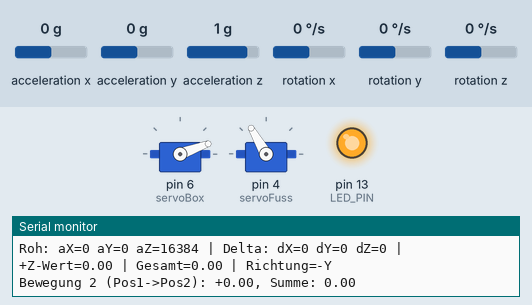
Recording of a sketch running on a simulated Arduino Uno, built with avr-gcc and run on an emulated ATmega328P. On the bench: 2 × servo, output pins drawn as LEDs (lit = HIGH), the last lines printed to the serial monitor. Wiring (inferred from the names in the program): MPU-6050 motion sensor at I2C address 0x68. The test bench sets the inputs (shaded band); at power-on: acceleration x 0 g, acceleration y 0 g, acceleration z 1 g, rotation x 0 °/s, rotation y 0 °/s, rotation z 0 °/s. Random numbers use the default seed unless the sketch sets one.

Above: at 1.5 s.
1.6 s: acceleration x set to -1.4 g
At 1.88 s:
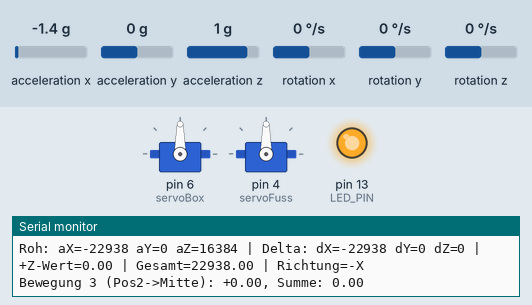
4.9 s: acceleration y set to -1.4 g
At 7.4 s:
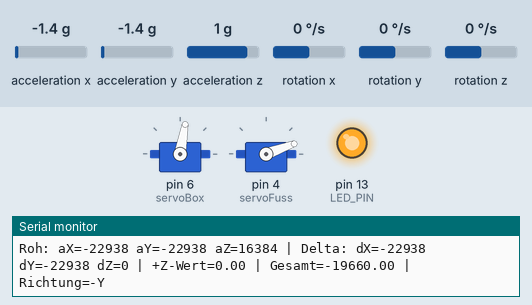
8.2 s: acceleration z set to -1.4 g
At 11.3 s:
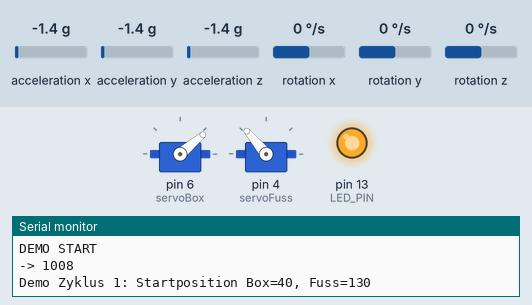
Timing chart, 0 to 35.3 s (numbered marks = the images above; inputs shaded):
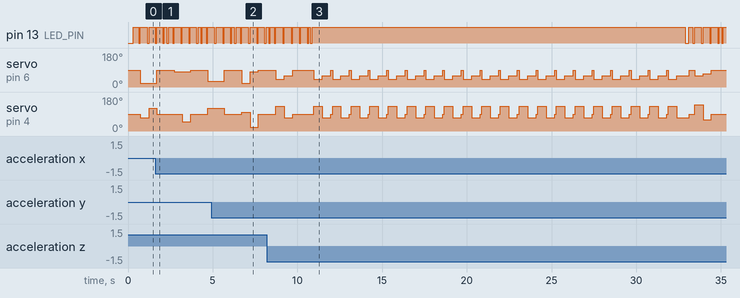

The sketch:

selbstlernend.ino
```cpp
// ===========================
// === BIBLIOTHEKEN ===
// ===========================
#include "Servo.h" // Servo-Bibliothek fuer Motorsteuerung
#include "Wire.h"  // I2C-Bibliothek fuer Sensorkommunikation
#include <math.h>  // Mathematische Funktionen (sqrt, etc.)

// ===========================
// === SERVOS ===
// ===========================
Servo servoBox;  // Servo-Objekt fuer Box-Bewegung
Servo servoFuss; // Servo-Objekt fuer Fuss-Bewegung

// Bewegungsbereiche und Schrittweiten
const int bewegungsBereich1[] = {20, 90}; // Bereich fuer Servo Box (Min, Max)
const int bewegungsBereich2[] = {20, 150}; // Bereich fuer Servo Fuss (Min, Max)
const int schrittweite1 = 10; // Schrittweite fuer Servo Box
const int schrittweite2 = 10; // Schrittweite fuer Servo Fuss

// Berechnete Werte
int anzahlSchritte1 = (bewegungsBereich1[1] - bewegungsBereich1[0]) / schrittweite1; // Anzahl Schritte fuer Servo Box
int anzahlSchritte2 = (bewegungsBereich2[1] - bewegungsBereich2[0]) / schrittweite2; // Anzahl Schritte fuer Servo Fuss

// ===========================
// === LED-KONFIGURATION ===
// ===========================
const int LED_PIN = 13; // Pin fuer Status-LED (meist eingebaute LED)

// ===========================
// === SENSOR-KONFIGURATION ===
// ===========================
const int MPU_ADDR = 0x68; // I2C-Adresse des MPU-6050 Sensors

// Sensor-Rohdaten
int16_t accelerometer_x, accelerometer_y, accelerometer_z; // Beschleunigungssensor-Werte
int16_t gyro_x, gyro_y, gyro_z;                           // Gyroskop-Werte
int16_t temperature;                                       // Temperatur-Wert
char acc_z;                                                // Variable fuer Z-Achsen-Bewegung

// ===========================
// === LERN-ALGORITHMUS ===
// ===========================
int neuePositionen1[] = {0, 0};          // Neue Positionen fuer Servo Box (Start, Ziel)
int neuePositionen2[] = {0, 0};          // Neue Positionen fuer Servo Fuss (Start, Ziel)
volatile float bestePositionen[] = {50, 50, 50, 50, 0}; // Beste Positionen: [Box1, Fuss1, Box2, Fuss2, Bewegung] - mit sinnvollen Startwerten

// Basis-Werte fuer Bewegungserkennung
int16_t basis_x = 0, basis_y = 0, basis_z = 0; // Ruhe-Referenzwerte
bool basisKalibriert = false; // Wurde die Basis bereits kalibriert?

// ===========================
// === SYSTEM-VARIABLEN ===
// ===========================
static int schleifenZaehler = 0; // Zaehler fuer Hauptschleifen-Durchlaeufe
static int startPhase = 0;       // Aktueller Status der Lernphasen
int versuche = 0;                // Zaehler fuer Lernversuche
int lernFortschritt = 0;         // Zaehler fuer erfolgreiche Lernschritte

// Lern-Parameter
const int MAX_VERSUCHE = 5;     // Maximale Anzahl Versuche pro Lernzyklus
const int MIN_ERFOLGE = 3;       // Minimale Anzahl Erfolge fuer Demo

// Globale Bewegungsmessung
float aktuelleBewegung = 0.0;   // Gesamtbewegungswert für aktuelle Sequenz

// Demonstrations-Variablen
int demonstrationMax = 20;        // Maximale Anzahl an Demonstrationen
int demonstrationZyklus = 0;     // Aktueller Demonstrations-Zyklus (0-4)
int demonstrationSchritt = 0;    // Aktueller Schritt im Zyklus (0=Start, 1=Mitte, 2=Ziel)
unsigned long letzteAktion = 0;  // Zeitpunkt der letzten Demonstrations-Aktion

// ===========================
// === HILFSFUNKTIONEN ===
// ===========================
char tmp_str[7]; // Temporaerer String-Puffer fuer Zahlkonvertierung

// Konvertiert int16 zu String mit fester Laenge fuer Debug-Ausgaben
char* convert_int16_to_str(int16_t i) {
  sprintf(tmp_str, "%6d", i);
  return tmp_str;
}

void setup() {
  // === Serielle Kommunikation initialisieren ===
  Serial.begin(9600); // Starte die serielle Kommunikation fuer Debug-Ausgaben
  Serial.println("=== Selbstlernender Roboter startet ===");

  // === LED initialisieren ===
  pinMode(LED_PIN, OUTPUT);
  digitalWrite(LED_PIN, LOW); // LED initial ausschalten

  // === Servo-Motoren initialisieren ===
  servoBox.attach(6);   // Verbinde Servo Box mit Pin 6
  servoFuss.attach(4);  // Verbinde Servo Fuss mit Pin 4
  Serial.println("Servos initialisiert");

  // === MPU-6050 Sensor initialisieren ===
  Serial.println("Starte Wire.begin()");
  Wire.begin();
  Serial.println("Wire.begin() abgeschlossen");

  Serial.println("Starte I2C-Übertragung an MPU-6050");
  Wire.beginTransmission(MPU_ADDR); // Startet eine Uebertragung an den I2C-Slave (GY-521 Board)
  Serial.println("Schreibe PWR_MGMT_1 Register (0x6B)");
  Wire.write(0x6B); // PWR_MGMT_1 Register
  Serial.println("Setze Wert auf 0 (Wakeup)");
  Wire.write(0);     // auf null setzen (weckt den MPU-6050 auf)
  Serial.println("Beende I2C-Übertragung");
  Wire.endTransmission(true);

  Serial.println("Warte 100ms nach Initialisierung");
  delay(100); // Kurze Pause nach Initialisierung, damit der Sensor hochfahren kann
  Serial.println("MPU-6050 Sensor initialisiert");

  Serial.println("=== Initialisierung abgeschlossen ===");
  Serial.println();
}

// ===========================
// === HAUPTFUNKTIONEN ===
// ===========================

/**
 * Liest Sensordaten vom MPU-6050 und berechnet die +Z Bewegung
 * @return float - Optimierungswert für +Z Bewegung (nach oben/springen)
 */
float pruefeBewegung() {
  // === Sensor-Daten abfragen ===
  Wire.beginTransmission(MPU_ADDR);
  Wire.write(0x3B); // Startet mit Register 0x3B (ACCEL_XOUT_H)
  Wire.endTransmission(false); // Verbindung aktiv halten fuer weiteres Lesen
  Wire.requestFrom(MPU_ADDR, 7*2, true); // Fordert 14 Register an (7 x 2 Bytes)

  // === Register auslesen ===
  accelerometer_x = Wire.read()<<8 | Wire.read(); // X-Beschleunigung (0x3B, 0x3C)
  accelerometer_y = Wire.read()<<8 | Wire.read(); // Y-Beschleunigung (0x3D, 0x3E)
  accelerometer_z = Wire.read()<<8 | Wire.read(); // Z-Beschleunigung (0x3F, 0x40)
  temperature     = Wire.read()<<8 | Wire.read(); // Temperatur (0x41, 0x42)
  gyro_x          = Wire.read()<<8 | Wire.read(); // X-Rotation (0x43, 0x44)
  gyro_y          = Wire.read()<<8 | Wire.read(); // Y-Rotation (0x45, 0x46)
  gyro_z          = Wire.read()<<8 | Wire.read(); // Z-Rotation (0x47, 0x48)

  // === Einmalige Basis-Kalibrierung ===
  if (!basisKalibriert) {
    basis_x = accelerometer_x;
    basis_y = accelerometer_y;
    basis_z = accelerometer_z;
    basisKalibriert = true;
    Serial.println("=== SENSOR KALIBRIERT ===");
    Serial.println("Basis-Werte: X=" + String(basis_x) + ", Y=" + String(basis_y) + ", Z=" + String(basis_z));
  }

  // === Bewegung als Abweichung von der Ruhelage berechnen ===
  int16_t delta_x = accelerometer_x - basis_x;
  int16_t delta_y = accelerometer_y - basis_y;
  int16_t delta_z = accelerometer_z - basis_z;

  // === +Z OPTIMIERUNG ===
  // Nur positive Z-Bewegungen (nach oben) werden belohnt
  float zBewegung = 0.0;
  if (delta_z > 0) {
    zBewegung = delta_z; // Positive Z-Bewegung = gut!
  } else {
    zBewegung = 0; // Negative Z-Bewegung = ignorieren
  }

  // Gesamtbewegung für Referenz
  float gesamtBewegung = abs(delta_x) + abs(delta_y) + abs(delta_z);

  // === Debug-Ausgabe ===
  Serial.print("Roh: aX=" + String(accelerometer_x) + " aY=" + String(accelerometer_y) + " aZ=" + String(accelerometer_z));
  Serial.print(" | Delta: dX=" + String(delta_x) + " dY=" + String(delta_y) + " dZ=" + String(delta_z));
  Serial.print(" | +Z-Wert=" + String(zBewegung) + " | Gesamt=" + String(gesamtBewegung));

  // Richtungsanalyse für Debug
  String richtung = "0";
  if (abs(delta_z) > abs(delta_x) && abs(delta_z) > abs(delta_y)) {
    richtung = (delta_z > 0) ? "+Z" : "-Z";
  } else if (abs(delta_x) > abs(delta_y)) {
    richtung = (delta_x > 0) ? "+X" : "-X";
  } else {
    richtung = (delta_y > 0) ? "+Y" : "-Y";
  }
  Serial.print(" | Richtung=" + richtung);
  Serial.println();

  // Normalisierte +Z Bewegung zurueckgeben (das ist unser Optimierungsziel!)
  return zBewegung / 1000.0f;
}

/**
 * Hauptschleife - vereinfachte Version
 * Startet sofort mit dem Lernen, LED zeigt den Status
 */
void loop() {
   digitalWrite(LED_PIN, HIGH);

  // während dem Durchlaufen Lernschritt machen
  pruefeLernen();

  // Kleine Pause zwischen den Zyklen
  digitalWrite(LED_PIN, LOW);
  delay(100);
}

// ===========================
// === HILFSFUNKTIONEN FUER SERVOS ===
// ===========================

/**
 * Berechnet die Mittelposition eines Servos
 * @param bereich Array mit Min/Max-Werten
 * @return int Mittelposition
 */
int berechneMittelposition(const int bereich[]) {
  return bereich[0] + (bereich[1] - bereich[0]) / 2;
}

/**
 * Generiert zufaellige Positionen innerhalb des erlaubten Bereichs
 */
void generiereZufaelligePositionen() {
  neuePositionen1[0] = bewegungsBereich1[0] + (random(anzahlSchritte1) * schrittweite1);
  neuePositionen1[1] = bewegungsBereich1[0] + (random(anzahlSchritte1) * schrittweite1);
  neuePositionen2[0] = bewegungsBereich2[0] + (random(anzahlSchritte2) * schrittweite2);
  neuePositionen2[1] = bewegungsBereich2[0] + (random(anzahlSchritte2) * schrittweite2);

  Serial.println("Neue Positionen generiert: Box(" +
                String(neuePositionen1[0]) + "→" + String(neuePositionen1[1]) +
                "), Fuss(" + String(neuePositionen2[0]) + "→" + String(neuePositionen2[1]) + ")");
}

/**
 * Setzt beide Servos auf ihre Mittelpositionen (feste Werte)
 */
void setzeServosMittelposition() {
  servoBox.write(90);   // Feste Mittelposition für Servo Box
  servoFuss.write(90);  // Feste Mittelposition für Servo Fuss
}

// ===========================
// === LERN-ALGORITHMUS ===
// ===========================

/**
 * Hauptfunktion des Lernalgorithmus - State Machine
 * Durchlaeuft verschiedene Phasen um optimale Bewegungen zu finden
 */
void pruefeLernen() {
  if (startPhase == 0) { // === PHASE 0: Neue Positionen generieren und Bewegungsmessung starten ===
      generiereZufaelligePositionen();

      // Bewegungsmessung zurücksetzen für neue Sequenz
      aktuelleBewegung = 0.0;
      Serial.println("=== NEUE BEWEGUNGSSEQUENZ STARTET ===");

      // Zur Mittelposition und erste Messung vorbereiten
      setzeServosMittelposition();
      delay(100); // Warten bis Position erreicht
      startPhase = 1001;

    } else if (startPhase == 1001) { // === PHASE 1001: Mittelposition -> Position 1 (MESSUNG 1) ===
      Serial.println("=== MESSUNG 1: Mittelposition -> Position 1 ===");

      // Bewegung von Mittelposition zu Position 1
      servoBox.write(neuePositionen1[0]);
      servoFuss.write(neuePositionen2[0]);
      Serial.println("Anfahrt Position 1: Box=" + String(neuePositionen1[0]) + ", Fuss=" + String(neuePositionen2[0]));

      // Bewegung messen während Transition
      delay(50); // Kurze Pause, damit Bewegung startet
      float bewegung1 = pruefeBewegung();
      aktuelleBewegung += bewegung1;
      Serial.println("Bewegung 1 (Mitte->Pos1): +" + String(bewegung1) + ", Summe: " + String(aktuelleBewegung));

      delay(100); // Warten bis Position vollständig erreicht
      startPhase = 1002;

    } else if (startPhase == 1002) { // === PHASE 1002: Position 1 -> Position 2 (MESSUNG 2) ===
      Serial.println("=== MESSUNG 2: Position 1 -> Position 2 ===");

      // Bewegung von Position 1 zu Position 2 (kritische Sprung-Phase!)
      servoBox.write(neuePositionen1[1]);
      servoFuss.write(neuePositionen2[1]);
      Serial.println("Anfahrt Position 2: Box=" + String(neuePositionen1[1]) + ", Fuss=" + String(neuePositionen2[1]));

      // Bewegung messen während Transition (hier passiert der Sprung!)
      delay(50); // Kurze Pause, damit Bewegung startet
      float bewegung2 = pruefeBewegung();
      aktuelleBewegung += bewegung2;
      Serial.println("Bewegung 2 (Pos1->Pos2): +" + String(bewegung2) + ", Summe: " + String(aktuelleBewegung));

      delay(100); // Warten bis Position vollständig erreicht
      startPhase = 1003;

    } else if (startPhase == 1003) { // === PHASE 1003: Position 2 -> Mittelposition (MESSUNG 3) ===
      Serial.println("=== MESSUNG 3: Position 2 -> Mittelposition ===");

      // Bewegung von Position 2 zurück zur Mittelposition
      setzeServosMittelposition();

      // Bewegung messen während Rückkehr
      delay(50); // Kurze Pause, damit Bewegung startet
      float bewegung3 = pruefeBewegung();
      aktuelleBewegung += bewegung3;
      Serial.println("Bewegung 3 (Pos2->Mitte): +" + String(bewegung3) + ", Summe: " + String(aktuelleBewegung));

      delay(100); // Warten bis Mittelposition erreicht
      startPhase = 1004;
    } else if (startPhase == 1004) { // === PHASE 1004: Bewertung der Gesamtsequenz ===
      versuche++;

      Serial.println("=== SEQUENZ BEENDET ===");
      Serial.println("Messung #" + String(versuche) + " - GESAMTBEWEGUNG: +" + String(aktuelleBewegung) +
                    ", Beste bisher: " + String(bestePositionen[4]));

      // Neue beste Bewegungssequenz gefunden?
      if (aktuelleBewegung > bestePositionen[4]) {
        bestePositionen[0] = neuePositionen1[0]; // Box Start
        bestePositionen[1] = neuePositionen2[0]; // Fuss Start
        bestePositionen[2] = neuePositionen1[1]; // Box Ziel
        bestePositionen[3] = neuePositionen2[1]; // Fuss Ziel
        bestePositionen[4] = aktuelleBewegung;   // Gesamtbewegungswert
        lernFortschritt++;

        Serial.println("*** NEUE BESTE BEWEGUNGSSEQUENZ *** Wert: " + String(aktuelleBewegung) +
                      " (Fortschritt: " + String(lernFortschritt) + "/" + String(MIN_ERFOLGE) + ") - ROBOTER SPRINGT HÖHER!");
        Serial.println("Gespeicherte Positionen: Box(" + String(bestePositionen[0]) + "→" + String(bestePositionen[2]) +
                      "), Fuss(" + String(bestePositionen[1]) + "→" + String(bestePositionen[3]) + ")");
      }

      // Genug gelernt oder zu viele Versuche?
      if (lernFortschritt >= MIN_ERFOLGE || versuche >= MAX_VERSUCHE) {
        Serial.println("=== LERNPHASE BEENDET ===");
        Serial.println("Erfolge: " + String(lernFortschritt) + "/" + String(MIN_ERFOLGE) +
                      ", Versuche: " + String(versuche) + "/" + String(MAX_VERSUCHE));
        startPhase = 1007; // Zur Demonstrationsphase
      } else {
        startPhase = 0; // Neuen Versuch starten
      }
      Serial.println("============================");
    } else if (startPhase == 1007) { // Demo-Phase initialisieren
      Serial.println("DEMO START");
      digitalWrite(LED_PIN, HIGH);

      // Demonstrations-Variablen zurücksetzen
      demonstrationZyklus = 0;
      demonstrationSchritt = 0;
      letzteAktion = millis();

      startPhase = 1008;
      Serial.println("-> 1008");

    } else if (startPhase == 1007) {
    Serial.println("DEMO START");
    digitalWrite(LED_PIN, HIGH);

    // Demonstrations-Variablen zurücksetzen
    demonstrationZyklus = 0;
    demonstrationSchritt = 0;
    letzteAktion = millis();

    startPhase = 1008;
  } else if (startPhase == 1008) { // === PHASE 1008: Demonstrations-Ausführung ===
      // Alle Demonstrationszyklen durchlaufen
      while (demonstrationZyklus < demonstrationMax) {

        // Schritt 0: Mittelposition anfahren
        setzeServosMittelposition();
        delay(100);

        // Schritt 1: Starte mit Startposition
        servoBox.write((int)bestePositionen[0]);
        servoFuss.write((int)bestePositionen[1]);
        Serial.println("Demo Zyklus " + String(demonstrationZyklus + 1) + ": Startposition Box=" + String((int)bestePositionen[0]) + ", Fuss=" + String((int)bestePositionen[1]));
        delay(500);

        // Schritt 2: Gehe zur Zielposition
        servoBox.write((int)bestePositionen[2]);
        servoFuss.write((int)bestePositionen[3]);
        Serial.println("Demo Zyklus " + String(demonstrationZyklus + 1) + ": Zielposition Box=" + String((int)bestePositionen[2]) + ", Fuss=" + String((int)bestePositionen[3]));
        delay(500);

        demonstrationZyklus++;
      }

      // Demonstration beendet
      digitalWrite(LED_PIN, LOW);
      Serial.println("=== DEMONSTRATION BEENDET ===");
      startPhase = 0;
      versuche = 0;
      lernFortschritt = 0;

    } else {
      Serial.println("FEHLER: Unbekannte Phase " + String(startPhase));
      startPhase = 0; // Zurueck zum Anfang
    }

  delay(100); // Kurze Pause fuer Systemstabilitaet
}
```
